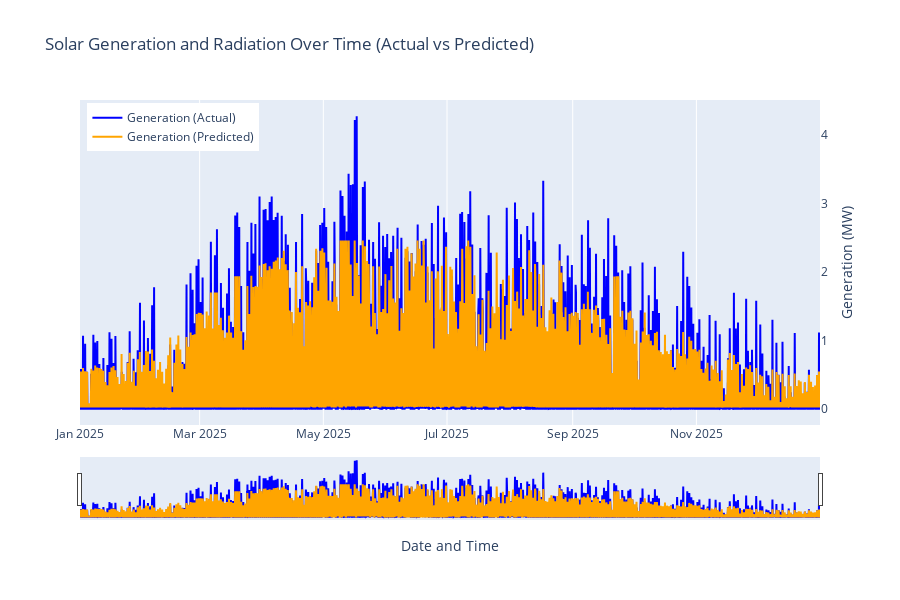

The cell this chart's notebook holds for it:
### Code cell
import plotly.graph_objects as go
import pandas as pd
import numpy as np

# Assume: pipeline is fitted, X_train/X_test are the feature DataFrames used for training/testing,
# and gen_weather_merged_df contains the 'generation_mw' actuals with a datetime index.

# Combine X_train and X_test to predict for the whole dataset you're evaluating
X_full = pd.concat([X_train, X_test]).sort_index()
y_index = X_full.index

# Get predictions from the fitted pipeline (preserves order of X_full)
y_pred_full = pipeline.predict(X_full)

# Prepare a copy of the original df for plotting (avoid mutation)
df_plot = gen_weather_merged_df.copy()
df_plot['datetime_gmt'] = pd.to_datetime(df_plot.index)

# Create a column aligned to the feature index with predictions (NaN elsewhere)
df_plot['pred_generation_mw'] = np.nan
df_plot.loc[y_index, 'pred_generation_mw'] = y_pred_full

# Create Plotly figure with the same radiation traces plus actual and predicted generation
fig = go.Figure()

# Actual generation on secondary y-axis
fig.add_trace(go.Scatter(
    x=df_plot['datetime_gmt'],
    y=df_plot['generation_mw'],
    mode='lines',
    name='Generation (Actual)',
    line=dict(color='blue'),
    yaxis='y2'
))

# Predicted generation on secondary y-axis (use dashed line or different color)
fig.add_trace(go.Scatter(
    x=df_plot['datetime_gmt'],
    y=df_plot['pred_generation_mw'],
    mode='lines',
    name='Generation (Predicted)',
    line=dict(color='orange'),
    yaxis='y2'
))

# Layout with secondary y-axis
fig.update_layout(
    title='Solar Generation and Radiation Over Time (Actual vs Predicted)',
    xaxis_title='Date and Time',
    yaxis_title='Radiation Values',
    yaxis2=dict(
        title='Generation (MW)',
        overlaying='y',
        side='right',
        showgrid=False
    ),
    xaxis=dict(rangeslider=dict(visible=True)),
    legend=dict(x=0.01, y=0.99),
    height=600
)

fig.show()

### Figure 1 — Plotly figure (JSON) as saved in the notebook; plotly's stock layout.template omitted (floating-point values rounded to 4 significant figures; data arrays with more than 128 entries replaced by an {"elided": "..."} marker saying what was removed)
{"data": [{"line": {"color": "blue"}, "mode": "lines", "name": "Generation (Actual)", "type": "scatter", "x": {"elided": "8760 str values"}, "y": {"elided": "8760 float values"}, "yaxis": "y2"}, {"line": {"color": "orange"}, "mode": "lines", "name": "Generation (Predicted)", "type": "scatter", "x": {"elided": "8760 str values"}, "y": {"elided": "8760 float values"}, "yaxis": "y2"}], "layout": {"height": 600, "legend": {"x": 0.01, "y": 0.99}, "title": {"text": "Solar Generation and Radiation Over Time (Actual vs Predicted)"}, "xaxis": {"rangeslider": {"visible": true}, "title": {"text": "Date and Time"}}, "yaxis": {"title": {"text": "Radiation Values"}}, "yaxis2": {"overlaying": "y", "showgrid": false, "side": "right", "title": {"text": "Generation (MW)"}}}}
